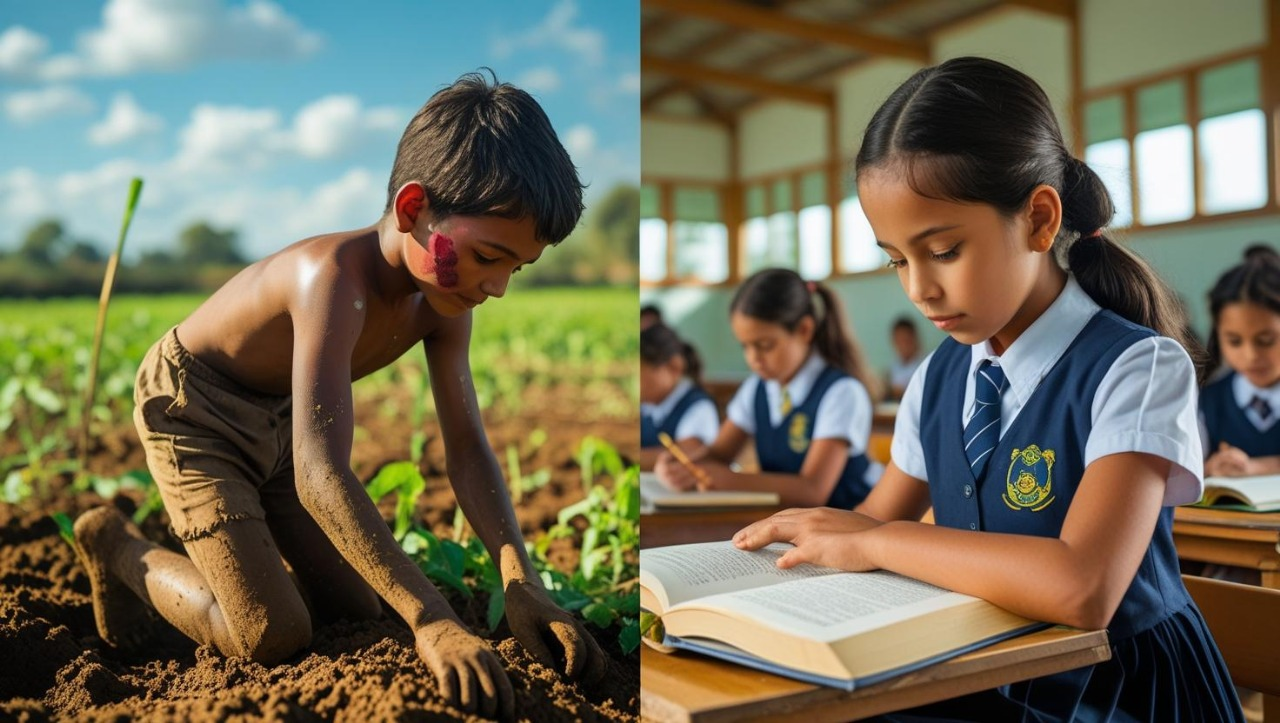
#> input picture input.jpg, 1280 x 723 px
$ python PRODIGY_CS_02.py
#> lines starting #> are read from the running program, lines starting #| are printed output that depends on the picture
import cv2
import numpy as np

def encrypt_image(image_path, key):
#> called with image_path = 'input.jpg', key = 123
    img = cv2.imread(image_path)
#> img is the input picture: shape (723, 1280, 3); mean B, G, R 89.7, 110.8, 114.8
    encrypted_img = cv2.bitwise_xor(img, key)
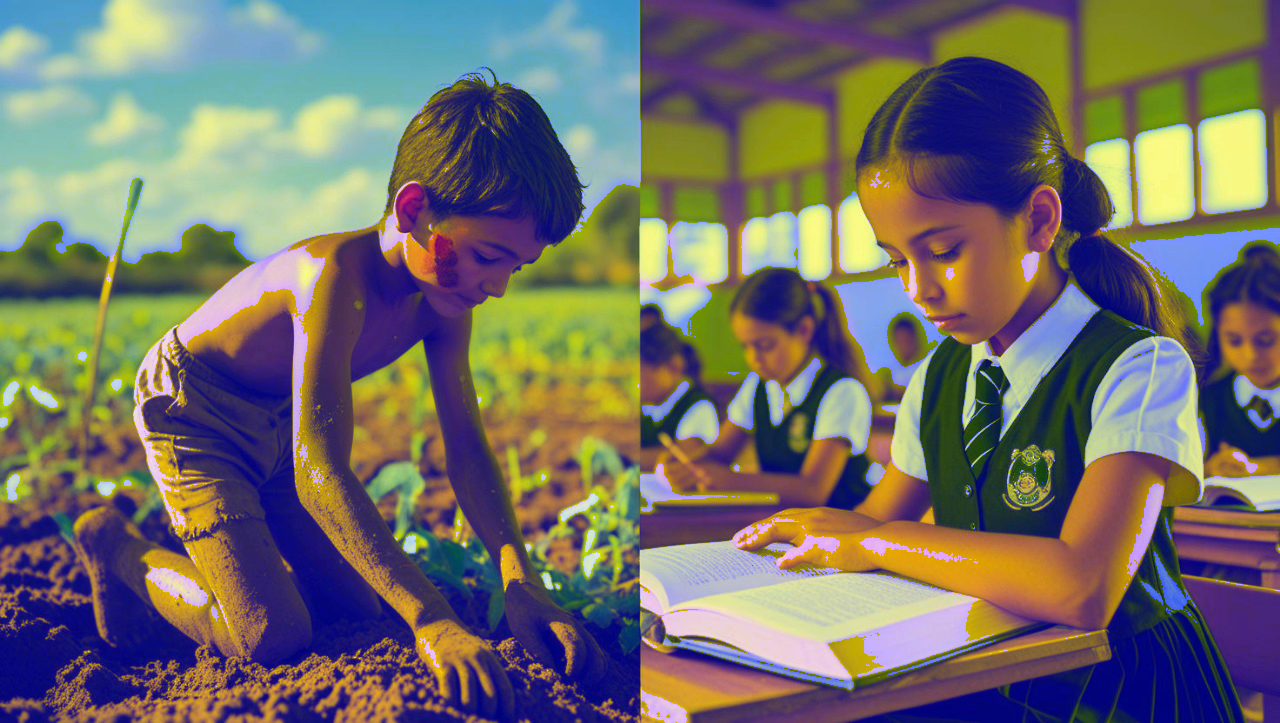
#> encrypted_img: shape (723, 1280, 3); mean B, G, R 106.2, 110.8, 114.8
    return encrypted_img

def decrypt_image(encrypted_img, key):
    decrypted_img = cv2.bitwise_xor(encrypted_img, key)
    return decrypted_img

# Example usage
key = 123  # secret key
image_path = "input.jpg"

# Encrypt
encrypted = encrypt_image(image_path, key)
cv2.imwrite("encrypted.jpg", encrypted)

# Decrypt
decrypted = decrypt_image(encrypted, key)
cv2.imwrite("decrypted.jpg", decrypted)
